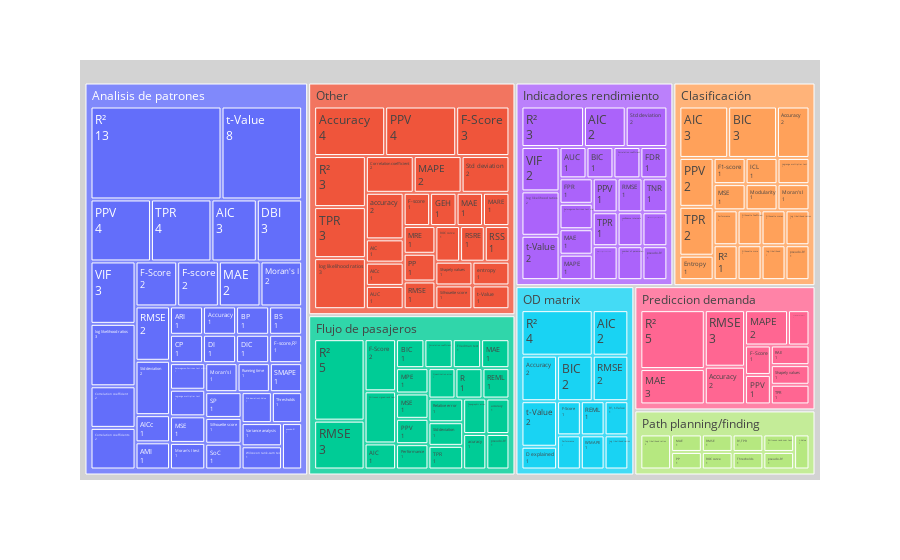

This figure's notebook cell:
### Code cell
aggregated_table = (
    data[columns]
    .groupby(["Analysis type", "Validation metrics"])[["ID"]]
    .nunique()
    .sort_values(by="ID")
)
fig = px.treemap(
    aggregated_table.reset_index(),
    path=["Analysis type", "Validation metrics"],
    values="ID",
)
fig.update_traces(
    root_color="lightgrey", textinfo="label+value"
)
# fig.update_layout(margin = dict(t=50, l=25, r=25, b=25))
fig.write_image("img/treemap_analysys_validation.pdf")
fig.show()

### Figure 1 — Plotly figure (JSON) as saved in the notebook; plotly's stock layout.template omitted (floating-point values rounded to 4 significant figures; data arrays with more than 128 entries replaced by an {"elided": "..."} marker saying what was removed)
{"data": [{"branchvalues": "total", "domain": {"x": [0, 1], "y": [0, 1]}, "hovertemplate": "labels=%{label}<br>ID=%{value}<br>parent=%{parent}<br>id=%{id}<extra></extra>", "ids": {"elided": "176 str values"}, "labels": {"elided": "176 str values"}, "name": "", "parents": {"elided": "176 str values"}, "root": {"color": "lightgrey"}, "textinfo": "label+value", "type": "treemap", "values": {"elided": "176 int values"}}], "layout": {"legend": {"tracegroupgap": 0}, "margin": {"t": 60}}}
